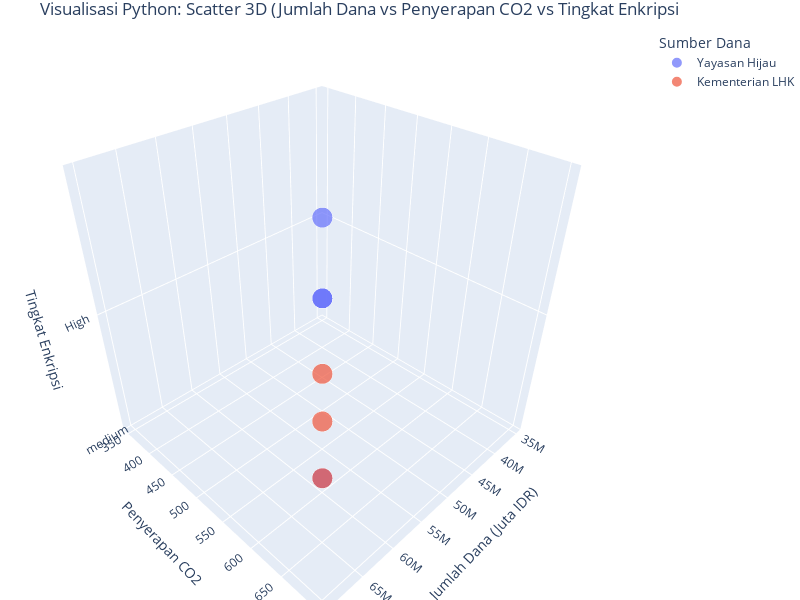

Write notebook code for a chart like this one.
### Markdown cell above
# Optimalisasi Pendanaan Berbasis Blockchain

## Latar Belakang Masalah
Investor dampak semakin membutuhkan bukti terverifikasi tentang dampak lingkungan dan integritas data. Sebuah konsorsium investor hijau telah mengalokasikan $15 juta untuk proyek mangrove tetapi membutuhkan jaminan bahwa dana akan mendukung proyek dengan:
- Perlindungan data blockchain yang kuat (enkripsi tinggi)
- Persetujuan masyarakat yang terdokumentasi
- Efisiensi penyerapan karbon yang terbukti

## Persyaratan Analisis
- Kuantifikasi penyerapan CO2 per juta Rupiah yang diinvestasikan
- Verifikasi kepatuhan tata kelola data blockchain
- Identifikasi proyek berkinerja terbaik yang memenuhi semua kriteria

### Code cell
import pandas as pd
import psycopg2
from sqlalchemy import create_engine
import matplotlib.pyplot as plt
import seaborn as sns
import numpy as np
import plotly.express as px

# Setup koneksi database
conn_string = "postgresql://postgres:postgresql@localhost:5432/postgres"
db = create_engine(conn_string)
conn = db.connect()

# Query data untuk visualisasi
query = """
SELECT fs.conservation_id, fs.source_name, fs.amount_idr,
ei.co2_sequestration_tonnes,
ei.CO2_Sequestration_Tonnes / (fs.amount_idr/1000000) AS co2_per_juta_idr,
bdc.encryption_level, bdc.Consent_Obtained
FROM funding_sources fs
JOIN environmental_impact ei ON fs.conservation_id = ei.conservation_id
JOIN blockchain_data_compliance bdc ON fs.Conservation_ID = bdc.conservation_id
WHERE ei.Impact_Type = 'Carbon Storage'
"""

df = pd.read_sql(query, conn)
conn.close()

# Konversi Encription_level
df['encryption_score'] = df['encryption_level'].map({'High': 3, 'Medium' : 2, 'Low' : 1})

#vIsualisasi 3D dengan Plotly
fig = px.scatter_3d(
    df,
    x = 'amount_idr',
    y = 'co2_sequestration_tonnes',
    z = "encryption_score",
    color = 'source_name',
    size = 'co2_per_juta_idr',
    hover_name= 'conservation_id',
    labels = {
        'amount_idr' : 'Jumlah Dana (IDR)',
        'co2_sequestration_tonnes' : 'Penyerapan CO2 (Dalam Ton)',
        'encryption_score' : 'Tingkat Enkripsi',
        'source_name' : 'Sumber Dana',
        'co2_per_juta_rupiah' : 'Rata-rata CO2/Juta Rupiah'
        },
        title = 'Visualisasi Python: Scatter 3D (Jumlah Dana vs Penyerapan CO2 vs Tingkat Enkripsi'
)

# UPDATE LAYOUT
fig.update_layout(
    scene = dict(
        xaxis_title = 'Jumlah Dana (Juta IDR)',
        yaxis_title = 'Penyerapan CO2',
        zaxis_title = "Tingkat Enkripsi",
        zaxis = dict(tickvals= [1,2,3], ticktext=['Low','medium','High'])
    ),
    margin = dict(l=0, r=0 , b=0, t=30),
    height = 600,
    width = 800
)

fig.show()

### Figure 1 — Plotly figure (JSON) as saved in the notebook; plotly's stock layout.template omitted (floating-point values rounded to 4 significant figures)
{"data": [{"hovertemplate": "<b>%{hovertext}</b><br><br>Sumber Dana=Yayasan Hijau<br>Jumlah Dana (IDR)=%{x}<br>Penyerapan CO2 (Dalam Ton)=%{y}<br>Tingkat Enkripsi=%{z}<br>co2_per_juta_idr=%{marker.size}<extra></extra>", "hovertext": ["C001", "C007", "C013", "C019"], "legendgroup": "Yayasan Hijau", "marker": {"color": "#636efa", "size": [10, 10, 10, 10], "sizemode": "area", "sizeref": 0.025, "symbol": "circle"}, "mode": "markers", "name": "Yayasan Hijau", "scene": "scene", "showlegend": true, "type": "scatter3d", "x": [50000000, 35000000, 50000000, 70000000], "y": [500, 350, 500, 700], "z": [3, 3, 3, 3]}, {"hovertemplate": "<b>%{hovertext}</b><br><br>Sumber Dana=Kementerian LHK<br>Jumlah Dana (IDR)=%{x}<br>Penyerapan CO2 (Dalam Ton)=%{y}<br>Tingkat Enkripsi=%{z}<br>co2_per_juta_idr=%{marker.size}<extra></extra>", "hovertext": ["C004", "C010", "C016"], "legendgroup": "Kementerian LHK", "marker": {"color": "#EF553B", "size": [10, 10, 10], "sizemode": "area", "sizeref": 0.025, "symbol": "circle"}, "mode": "markers", "name": "Kementerian LHK", "scene": "scene", "showlegend": true, "type": "scatter3d", "x": [60000000, 70000000, 65000000], "y": [600, 700, 650], "z": [3, 3, 3]}], "layout": {"height": 600, "legend": {"itemsizing": "constant", "title": {"text": "Sumber Dana"}, "tracegroupgap": 0}, "margin": {"b": 0, "l": 0, "r": 0, "t": 30}, "scene": {"domain": {"x": [0, 1], "y": [0, 1]}, "xaxis": {"title": {"text": "Jumlah Dana (Juta IDR)"}}, "yaxis": {"title": {"text": "Penyerapan CO2"}}, "zaxis": {"ticktext": ["Low", "medium", "High"], "tickvals": [1, 2, 3], "title": {"text": "Tingkat Enkripsi"}}}, "title": {"text": "Visualisasi Python: Scatter 3D (Jumlah Dana vs Penyerapan CO2 vs Tingkat Enkripsi"}, "width": 800}}
